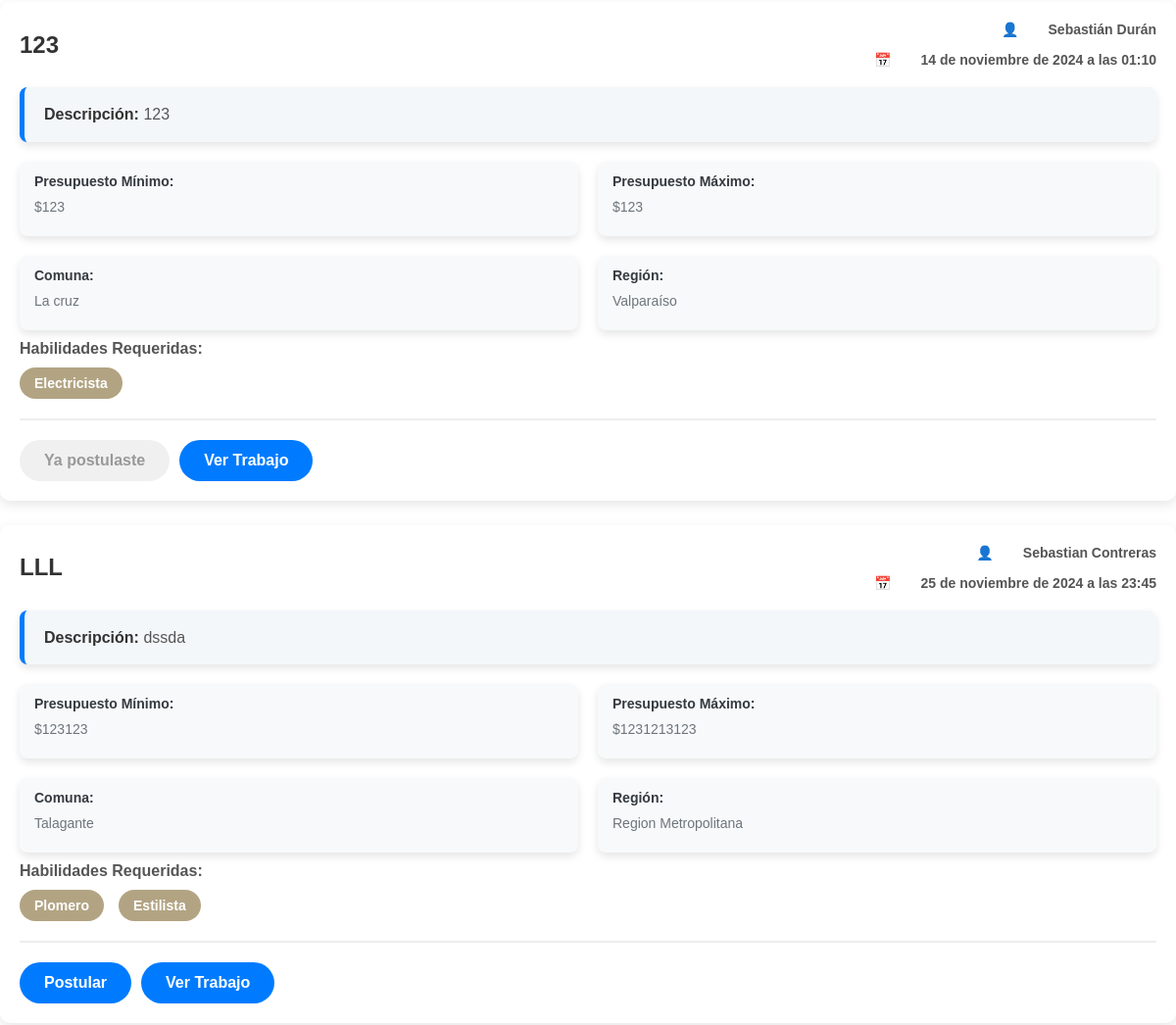
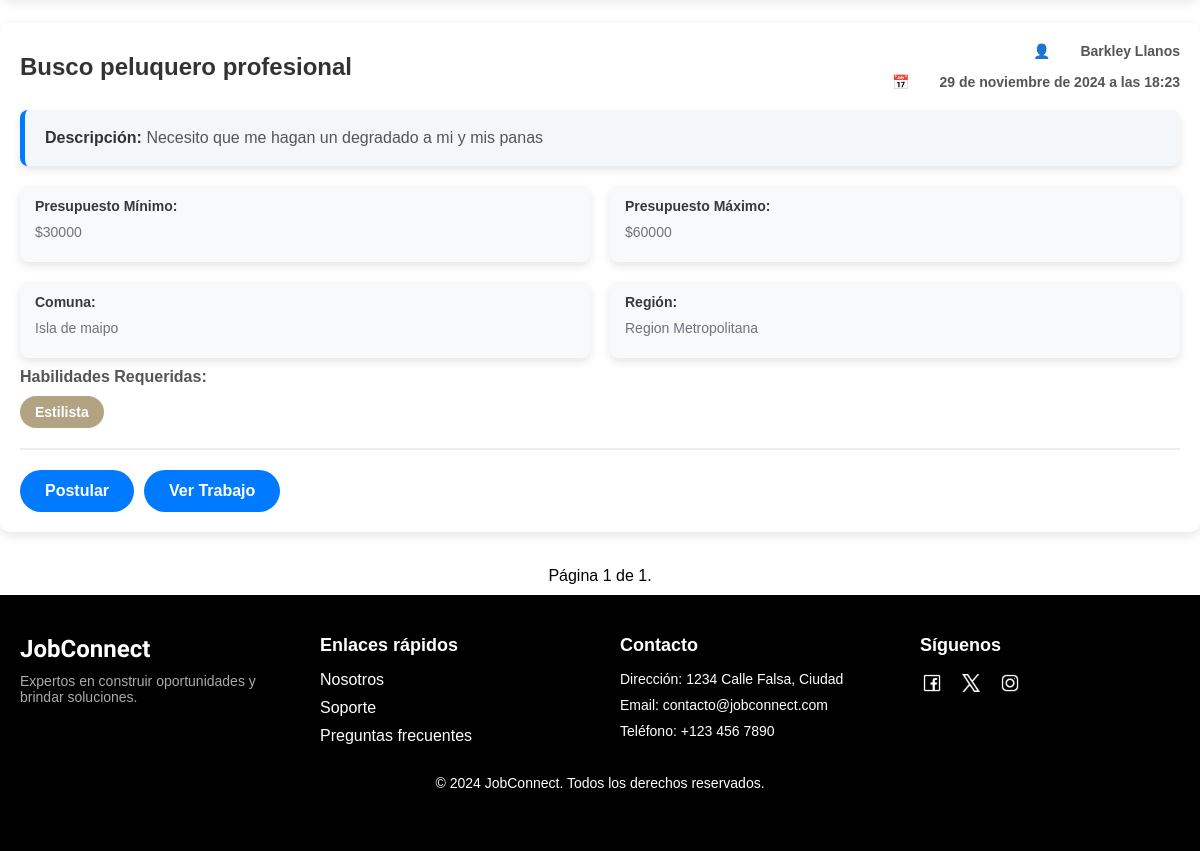
/trabajos/trabajos/ (signed in, lower part), run on an earlier commit of the app's database (2 pictures, top to bottom).
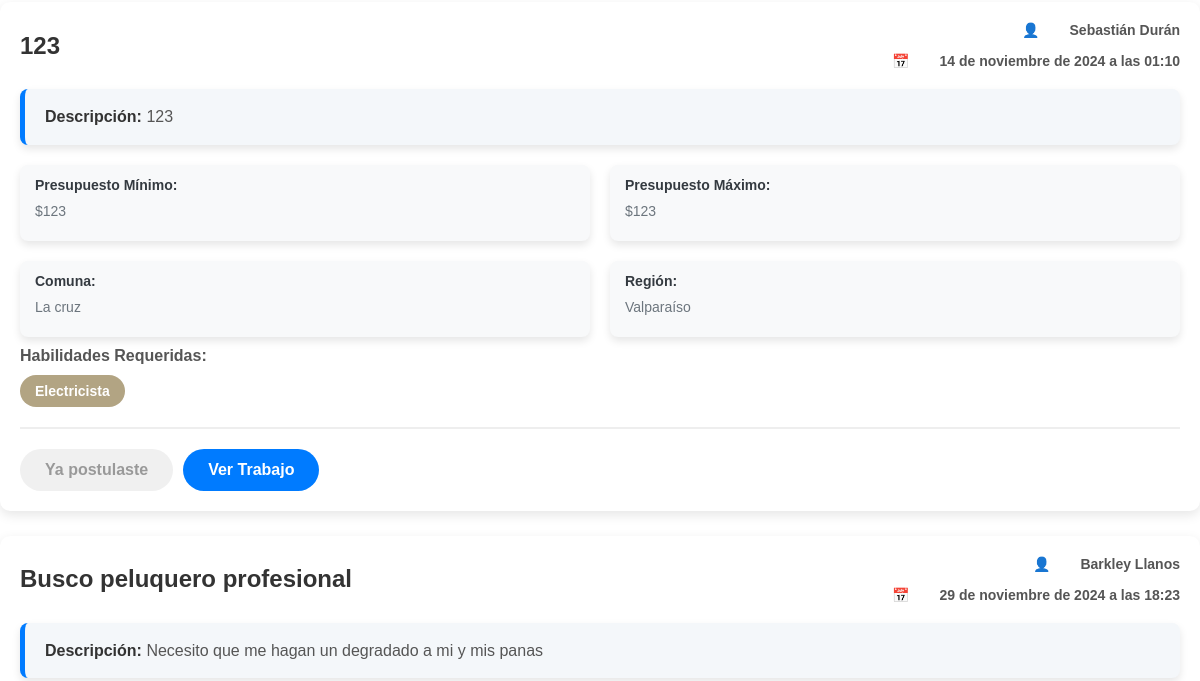
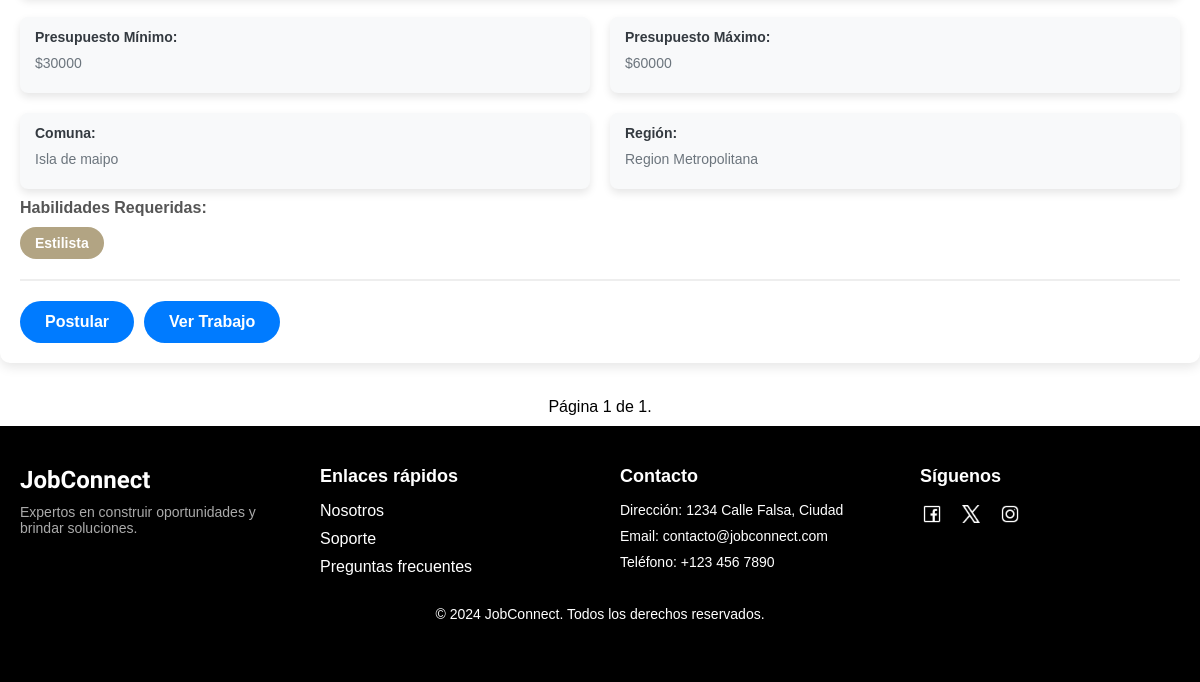
And on a later commit of the database (2 pictures, top to bottom).
### usuarios/models.py (models this page shows, shortened)
class Trabajo(models.Model):
    titulo = models.CharField(max_length=200)
    descripcion = models.TextField()
    presupuesto_minimo = models.IntegerField()
    presupuesto_maximo = models.IntegerField()
    region = models.ForeignKey(Region, on_delete=models.SET_NULL, null=True)
    comuna = models.ForeignKey(Comuna, on_delete=models.SET_NULL, null=True)
    usuario_creador = models.ForeignKey(CustomUser, on_delete=models.CASCADE, related_name='trabajos_creados')
    fecha_creacion = models.DateTimeField(auto_now_add=True)
    is_disponible = models.BooleanField(default=True)
    trabajador_seleccionado = models.ForeignKey(CustomUser, null=True, blank=True, on_delete=models.SET_NULL,related_name="trabajos_seleccionados")
    is_completado = models.BooleanField(default=False)
    habilidades = models.ManyToManyField('Habilidades', blank=True)
    forma_pago = models.CharField(max_length=50, null=True, blank=True)
    pago_final = models.IntegerField(null=True, blank=True)

class CustomUser(AbstractBaseUser, PermissionsMixin):
    NATIONALITY_CHOICES = [
        ('CL', 'Chilena'),
        ('AR', 'Argentina'),
        ('BR', 'Brasileña'),
        ('VE', 'Venezolana'),
        ('PE', 'Peruana'),
        ('CO', 'Colombiana'),
    ]
    GENERO_CHOICES = [
        ('M', 'Masculino'),
        ('F', 'Femenino'),
        ('O', 'Otro')
    ]
    email = models.EmailField(unique=True)
    rut = models.CharField(max_length=12)
    first_name = models.CharField(max_length=30)
    s_nombre = models.CharField(max_length=30, blank=True, null=True)
    last_name = models.CharField(max_length=30)
    s_apellido = models.CharField(max_length=30, blank=True, null=True)
    fecha_nacimiento = models.DateField(validators=[validar_fecha_nacimiento])
    region = models.ForeignKey(Region, on_delete=models.SET_NULL, null=True, blank=True)
    comuna = models.ForeignKey(Comuna, on_delete=models.SET_NULL, null=True, blank=True)
    bio = models.TextField(max_length=500, blank=True)
    foto_perfil = models.ImageField(upload_to='perfiles/', null=True, blank=True)
    numero_telefono = models.CharField(
        max_length=15,
        validators=[RegexValidator(r'^\+?1?\d{9,15}$', message="El número debe estar en el formato: +999999999")]
    )
    genero = models.CharField(max_length=1, choices=GENERO_CHOICES)
    nacionalidad = models.CharField(max_length=15, choices=NATIONALITY_CHOICES)
    instagram = models.URLField(max_length=150, blank=True, null=True)
    facebook = models.URLField(max_length=150, blank=True, null=True)
    trabajos_realizados = models.PositiveIntegerField(default=0)
    trabajos_solicitados = models.PositiveIntegerField(default=0)
    is_active = models.BooleanField(default=True)
    is_staff = models.BooleanField(default=False)
    habilidades = models.ManyToManyField('Habilidades', blank=True)
    USERNAME_FIELD = 'email'
    REQUIRED_FIELDS = ['rut', 'first_name', 'last_name', 'fecha_nacimiento', 'numero_telefono', 'genero', 'nacionalidad']
    objects = CustomUserManager()
    groups = models.ManyToManyField('auth.Group', related_name='customuser_set', blank=True)
    user_permissions = models.ManyToManyField('auth.Permission', related_name='customuser_set', blank=True)
    def get_full_name(self):
        full_name = f"{self.first_name} {self.last_name}".strip()
        return full_name

class Comuna(models.Model):
    nombre = models.CharField(max_length=100)
    region = models.ForeignKey(Region, on_delete=models.CASCADE, related_name='comunas')
    def __str__(self):
        return self.nombre

class Region(models.Model):
    nombre = models.CharField(max_length=100)
    def __str__(self):
        return self.nombre

class Habilidades(models.Model):
    nombre = models.CharField(max_length=50, unique=True)

### trabajos/views.py (the view, shortened to what this page needs)
# urls.py: path('trabajos/', include('trabajos.urls')),
@login_required
def trabajos(request):
    trabajos = Trabajo.objects.filter(is_disponible=True).exclude(usuario_creador=request.user)
    habilidades = Habilidades.objects.all()
    regiones = Region.objects.all()
    comunas = Comuna.objects.all()
    habilidades_filter = request.GET.getlist('habilidades')
    if habilidades_filter:
        trabajos = trabajos.filter(habilidades__id__in=habilidades_filter).distinct()
    region_filter = request.GET.get('region')
    if region_filter:
        trabajos = trabajos.filter(region__id=region_filter)
    comuna_filter = request.GET.get('comuna')
    if comuna_filter:
        trabajos = trabajos.filter(comuna__id=comuna_filter)
    search_query = request.GET.get('search', '')
    paginator = Paginator(trabajos, 10)
    page_number = request.GET.get('page')
    page_obj = paginator.get_page(page_number)
    postulaciones = Postulacion.objects.filter(usuario_postulante=request.user)
    postulaciones_trabajos = postulaciones.values_list('trabajo', flat=True)
    return render(request, 'trabajos/trabajos.html', {
        'trabajos': page_obj,
        'search_query': search_query,
        'habilidades': habilidades,
        'regiones': regiones,
        'comunas': comunas,
        'postulaciones_trabajos': postulaciones_trabajos, # Pasamos la lista de postulaciones al template
    })

### trabajos/templates/trabajos/trabajos.html (shortened to what this page needs)
{% extends 'core/base.html' %}
{% load static %}
{% load l10n %}
{% block extra_css %}
    <link rel="stylesheet" type="text/css" href="{% static 'trabajos/css/trabajo.css' %}">
    <link href="https://cdnjs.cloudflare.com/ajax/libs/font-awesome/6.0.0-beta3/css/all.min.css" rel="stylesheet">
{% endblock %}
{% block content %}
    {% for trabajo in trabajos %}
        <div class="container-carta">
            <div class="carta">
                <div class="carta-header">
                    <h2 class="titulo">{{ trabajo.titulo }}</h2>
                    <div class="info-header">
                        <div class="info-item creador">
                            <span class="icon">👤</span>
                            <strong>{{ trabajo.usuario_creador.get_full_name }}</strong>
                        </div>
                        <div class="info-item fecha">
                            <span class="icon">📅</span>
                            <strong>{{ trabajo.fecha_creacion }}</strong>
                        </div>
                    </div>
                </div>
                <div class="carta-body">
                    <div class="descripcion-container">
                        <p><strong>Descripción:</strong> {{ trabajo.descripcion }}</p>
                    </div>
                    <div class="nuevos-datos">
                        <div class="dato">
                            <strong>Presupuesto Mínimo:</strong>
                            <p>${{ trabajo.presupuesto_minimo |localize }}</p>
                        </div>
                        <div class="dato">
                            <strong>Presupuesto Máximo:</strong>
                            <p>${{ trabajo.presupuesto_maximo |localize }}</p>
                        </div>
                        <div class="dato">
                            <strong>Comuna:</strong>
                            <p>{{ trabajo.comuna }}</p>
                        </div>
                        <div class="dato">
                            <strong>Región:</strong>
                            <p>{{ trabajo.region }}</p>
                        </div>
                    </div>
                {% if trabajo.habilidades.all %}
                    <p><strong>Habilidades Requeridas:</strong></p>
                    <div class="habilidades-container">
                        {% for habilidad in trabajo.habilidades.all %}
                            <span class="habilidad">{{ habilidad.nombre }}</span>
                        {% endfor %}
                    </div>
                {% else %}
                    <p><strong>Habilidades Requeridas:</strong> No se han especificado habilidades.</p>
                {% endif %}
            </div>
            <hr class="linea-separadora">
            <div class="acciones">
                {% if request.user != trabajo.usuario_creador %}
                    {% if trabajo.id in postulaciones_trabajos %}
                        <span class="btn postulado-btn">Ya postulaste</span>
                    {% else %}
                        <a href="{% url 'postular_trabajo' trabajo.id %}" class="btn postular-btn">Postular</a>
                    {% endif %}
                    <a href="{% url 'detalle_trabajo' trabajo.id %}" class="btn ver-btn">Ver Trabajo</a>
                {% endif %}
            </div>
        </div>
    {% empty %}
        <div class="no-result-message">
            <p>No se han encontrado trabajos disponibles.</p>
        </div>
    {% endfor %}
    <div class="pagination">
        <span class="step-links">
            <span class="current">
                Página {{ trabajos.number }} de {{ trabajos.paginator.num_pages }}.
            </span>
        </span>
    </div>
{% endblock %}

What changed in the data, as far as the page shows it:
no longer on this page (row edited): Trabajo: titulo "LLL", usuario_creador.get_full_name "Sebastian Contreras", fecha_creacion "25 de noviembre de 2024 a las 23:45", descripcion "dssda", presupuesto_minimo "123123", presupuesto_maximo "1231213123", comuna "Talagante", region "Region Metropolitana", shows "Postular", shows "Ver Trabajo", Habilidades (nombre "Estilista")
no longer on this page (row unchanged): Habilidades: nombre "Plomero", shown under "LLL"
